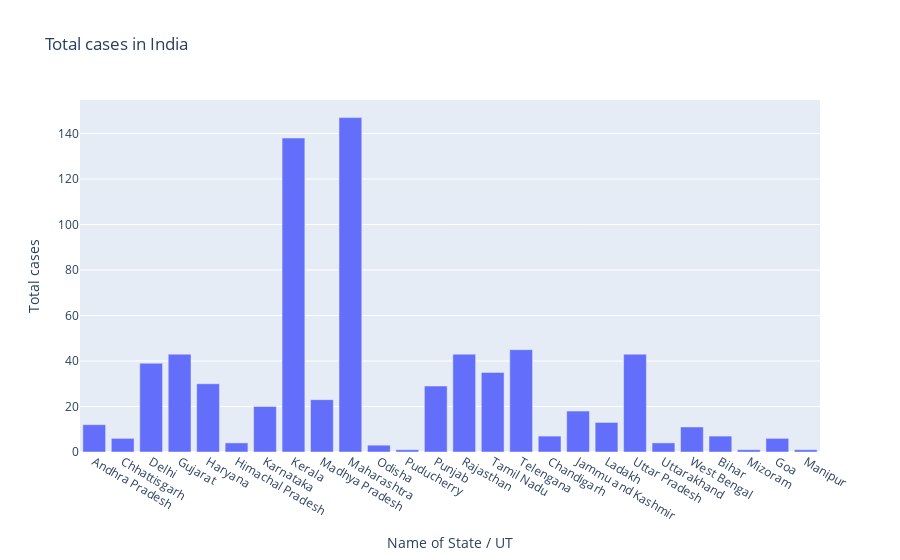

Notebook source saved alongside this figure:
### Code cell
fig = go.Figure()
fig.add_trace(go.Bar(x=df['Name of State / UT'],y=df['Total cases']))
fig.update_layout(title='Total cases in India',xaxis=dict(title='Name of State / UT'),yaxis=dict(title='Total cases'))

### Figure 1 — Plotly figure (JSON) as saved in the notebook; plotly's stock layout.template omitted (floating-point values rounded to 4 significant figures)
{"data": [{"type": "bar", "x": ["Andhra Pradesh", "Chhattisgarh", "Delhi", "Gujarat", "Haryana", "Himachal Pradesh", "Karnataka", "Kerala", "Madhya Pradesh", "Maharashtra", "Odisha", "Puducherry", "Punjab", "Rajasthan", "Tamil Nadu", "Telengana", "Chandigarh", "Jammu and Kashmir", "Ladakh", "Uttar Pradesh", "Uttarakhand", "West Bengal", "Bihar", "Mizoram", "Goa", "Manipur"], "y": [12, 6, 39, 43, 30, 4, 20, 138, 23, 147, 3, 1, 29, 43, 35, 45, 7, 18, 13, 43, 4, 11, 7, 1, 6, 1]}], "layout": {"title": {"text": "Total cases in India"}, "xaxis": {"title": {"text": "Name of State / UT"}}, "yaxis": {"title": {"text": "Total cases"}}}}
